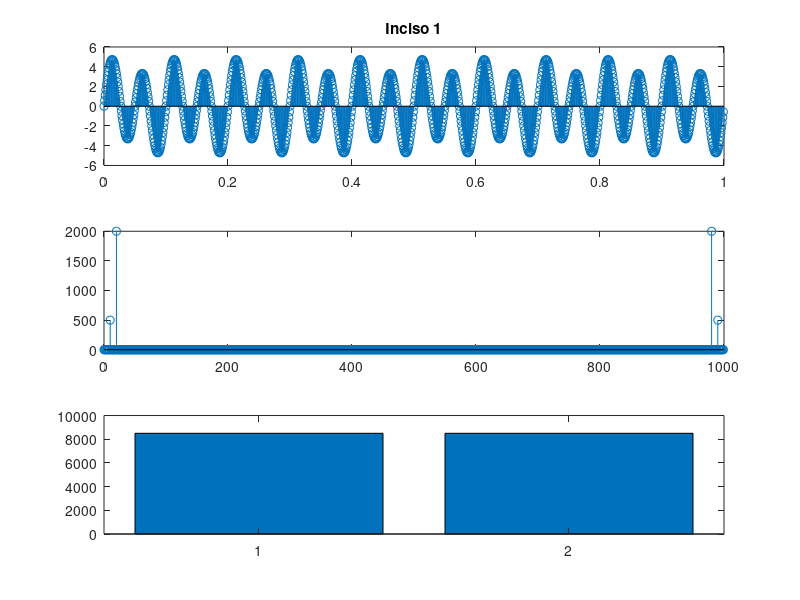
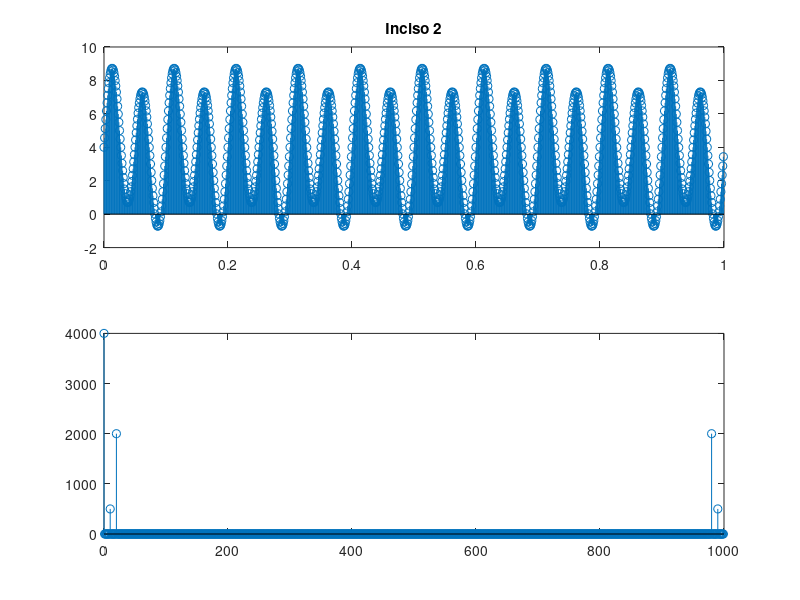
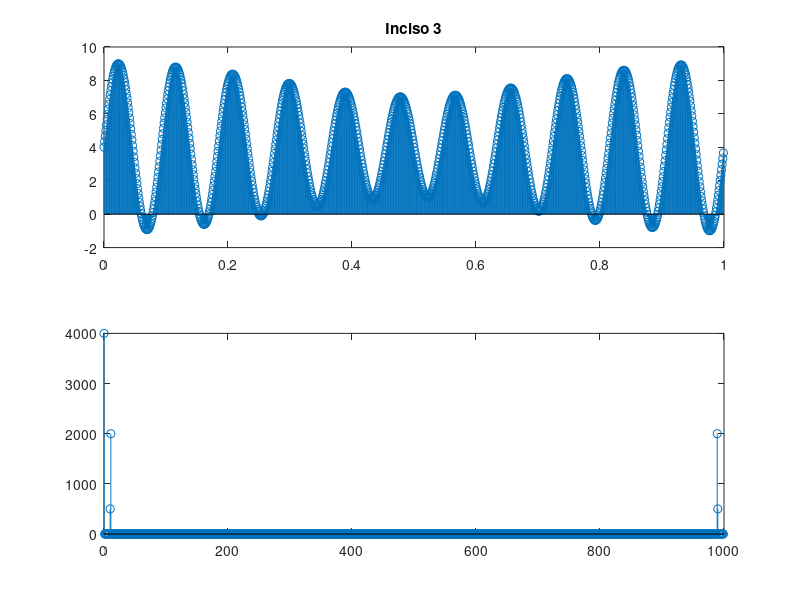
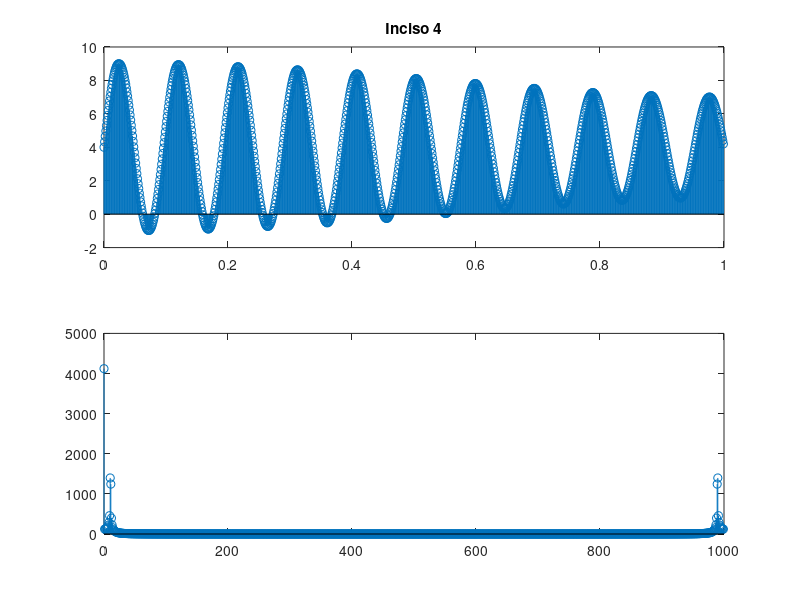

Write the MATLAB code that produced these figures, in order.
clear all;
close all;

f1 = 10; f2 = 20;
tm = 0.001; fm = 1/tm;

t = [0:tm:1-tm];

s = sin(2*pi*f1*t)+4*sin(2*pi*f2*t);

S = fft(s);

N = length(s);
f = [0:fm/N:fm-fm/N];

subplot(3,1,1),stem(t,s);
title('Inciso 1');
subplot(3,1,2);stem(f,abs(S));

% verifico relaciond de Parseval
% las energías tienen que ser iguales
es = sum(s.^2);
eS = sum(abs(S).^2)/N;

fprintf('Energia de la se~nal: %f\n', es);
fprintf('Energia de la transformada: %f\n', eS);
subplot(3,1,3);bar([es eS]);

% Inciso 2
figure;
s1 = sin(2*pi*f1*t)+4*sin(2*pi*f2*t)+4;
S1 = fft(s1);
subplot(2,1,1),stem(t,s1);
title('Inciso 2');
subplot(2,1,2);stem(f,abs(S1));

% Inciso 3
figure;
f2 = 11;
s1 = sin(2*pi*f1*t)+4*sin(2*pi*f2*t)+4;
S1 = fft(s1);
subplot(2,1,1),stem(t,s1);
title('Inciso 3');
subplot(2,1,2);stem(f,abs(S1));

% Inciso 4
% Se ve mal porque tenemos 1000Hz y 1000 muestras.
% Nuestra resolucion frecuencial es 1, por lo que no vemos
% correctamente 10,5.
figure;
f2 = 10.5;
s1 = sin(2*pi*f1*t)+4*sin(2*pi*f2*t)+4;
S1 = fft(s1);
subplot(2,1,1),stem(t,s1);
title('Inciso 4');
subplot(2,1,2);stem(f,abs(S1));

% Inciso 5
t = [0:tm:0.72-tm];
figure;
f2 = 20;
s1 = sin(2*pi*f1*t)+4*sin(2*pi*f2*t);
S1 = fft(s1);
subplot(2,1,1),stem(t,s1);
title('Inciso 5');
N = length(s1);
f = [0:fm/N:fm-fm/N];
subplot(2,1,2);stem(f,abs(S1));

